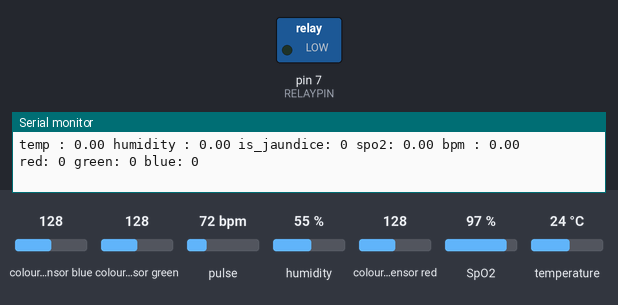
Bench run of a sketch on a simulated Arduino Uno, built with avr-gcc and run on an emulated ATmega328P. Parts: switched loads named in the sketch (green lamp = pin HIGH), the last lines printed to the serial monitor. Wiring (inferred from the names in the program): TCS3200 colour sensor: output pin 13; S2 pin 11; S3 pin 12; S0 pin 9; S1 pin 10. Inputs (shaded band) come from the test bench; at power-on: temperature 24 °C, colour sensor blue 128, colour sensor green 128, pulse 72 bpm, humidity 55 %, colour sensor red 128, SpO2 97 %. Pins used as bus, display or sensor lines are not drawn.

Above: at 1.2 s.
1.3 s: temperature set to 28 °C
2.8 s: temperature set to 31 °C
At 5.4 s:
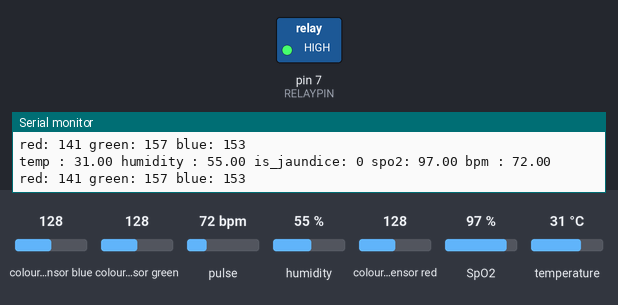
Timing chart, 0 to 6.9 s (numbered marks = the images above; inputs shaded):
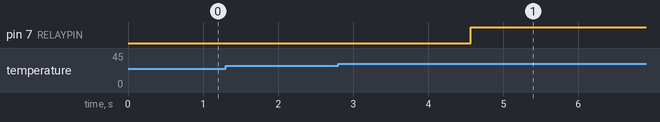

The sketch:

main.ino
```cpp
#include "DHT.h"
#include <Wire.h>
#include "MAX30100_PulseOximeter.h"

// Init

#define DHTPIN 4
#define BUZZERPIN 8
#define RELAYPIN 7
#define DHTTYPE DHT11

// Color sensor pin definitions (adjust as needed)
#define S0 9
#define S1 10
#define S2 11
#define S3 12
#define OUT 13

#define POX_PERIOD_MS     1000
#define COLOR_SETUP_PERIOD_MS   100  // Reading color sensor every 2 seconds
#define TEMP_PERIOD_MS    1500  // Reading temperature every 1.5 seconds
#define COLOR_PERIOD_MS 2000

uint32_t tsLastPoxReport = 0;
uint32_t tsLastTempReport = 0;
uint32_t tsLastColorReport = 0;
uint32_t tsLastColorSetup = 0;

PulseOximeter pox;
DHT dht(DHTPIN, DHTTYPE);

int redRGB = 0;
int greenRGB = 0;
int blueRGB = 0;

int red = 0;
int green = 0;
int blue = 0;

int maximumRed = 87;
int maximumGreen = 101;
int maximumBlue = 97;

bool is_jaundice = false;
float bpm = 0;
float spo2 = 0;
float humidity = 0;
float temperature = 0;

void readTempHumidity() {
  if (millis() - tsLastTempReport > TEMP_PERIOD_MS) {
    humidity = dht.readHumidity();
    temperature = dht.readTemperature();
    tsLastTempReport = millis();
  }

  if (temperature < 30) {
    digitalWrite(RELAYPIN, LOW);
  }
  else {
    digitalWrite(RELAYPIN, HIGH);
  }
}

const int RED_LAST_READ = 0;
const int GREEN_LAST_READ = 1;
const int BLUE_LAST_READ = 2;

int last_read = 2;

void checkJaundice(int red, int green, int blue) {
  int jaundice_minimum_red = 150;
  int jaundice_maximum_red = 200;
  int jaundice_minimum_green = 150;
  int jaundice_maximum_green = 200;
  int jaundice_minimum_blue = 150;
  int jaundice_maximum_blue = 200;

  is_jaundice = (red >= jaundice_minimum_red && red <= jaundice_maximum_red) && (green >= jaundice_minimum_green && green <= jaundice_maximum_green) && (blue >= jaundice_minimum_blue && blue <= jaundice_maximum_blue);
}

void readColorSensor() {
  if (millis() - tsLastColorSetup > COLOR_SETUP_PERIOD_MS) {
    if (last_read == BLUE_LAST_READ) {
      blue = pulseIn(OUT, LOW);
      digitalWrite(S2, LOW);
      digitalWrite(S3, LOW);
      last_read = RED_LAST_READ;

    } else if (last_read == RED_LAST_READ) {
      red = pulseIn(OUT, LOW);
      digitalWrite(S2, HIGH);
      digitalWrite(S3, HIGH);
      last_read = GREEN_LAST_READ;
    } else {
      green = pulseIn(OUT, LOW);
      digitalWrite(S2, LOW);
      digitalWrite(S3, HIGH);
      last_read = BLUE_LAST_READ;
    }

    tsLastColorSetup = millis();
  }
  if (millis() - tsLastColorReport > COLOR_PERIOD_MS) {
    redRGB = map(red, 0, maximumRed, 255, 0);
    greenRGB = map(green, 0, maximumGreen, 255, 0);
    blueRGB = map(blue, 0, maximumBlue, 255, 0);

    checkJaundice(redRGB, greenRGB, blueRGB);
    tsLastColorReport = millis();
  }
}

void printValues() {
  Serial.print("temp : ");
  Serial.print(temperature);
  Serial.print(" humidity : ");
  Serial.print(humidity);
  Serial.print(" is_jaundice: ");
  Serial.print(is_jaundice);
  Serial.print(" spo2: ");
  Serial.print(spo2);
  Serial.print(" bpm : ");
  Serial.println(bpm);
  Serial.print("red: ");
  Serial.print(redRGB);
  Serial.print(" green: ");
  Serial.print(greenRGB);
  Serial.print(" blue: ");
  Serial.println(blueRGB);
}

void readPox() {
  pox.update();
  if (millis() - tsLastPoxReport > POX_PERIOD_MS) {
    spo2 = pox.getSpO2();
    bpm = pox.getHeartRate();
    tsLastPoxReport = millis();
    printValues();
  }
}

void onBeatDetected() {
  // Callback for when a beat is detected
}

void setup() {
  Serial.begin(9600);

  pinMode(S0, OUTPUT);
  pinMode(S1, OUTPUT);
  pinMode(S2, OUTPUT);
  pinMode(S3, OUTPUT);
  pinMode(OUT, INPUT);

  pinMode(RELAYPIN, OUTPUT);

  // digitalWrite(MOTOR, HIGH);

  digitalWrite(S0, HIGH);
  digitalWrite(S1, HIGH);

  dht.begin();
  pox.begin();
  pox.setIRLedCurrent(MAX30100_LED_CURR_7_6MA);
  pox.setOnBeatDetectedCallback(onBeatDetected);
}

void loop() {
  readTempHumidity();
  readPox();
  readColorSensor();
}
```

Source omitted: MobileApp.c (data table, 2872 bytes)

Measured:
- the behaviour switches between 29 and 30 °C on temperature (found by bisection; images 0 and 1)
- after the input at 2.8 s, pin 7 (RELAYPIN): LOW → HIGH after 1.8 s
